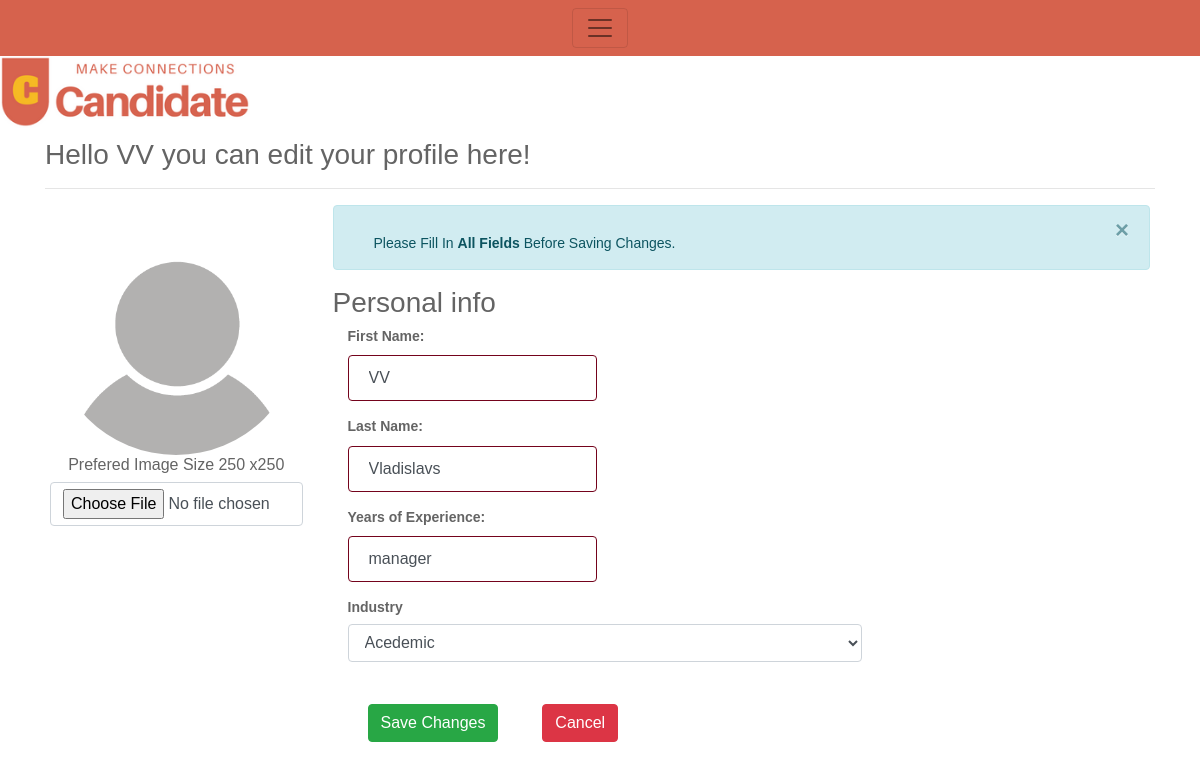
Screenshot of /editProfileCompany.php?cid=20 with the database file from the repository.
### tables this page shows
CREATE TABLE IF NOT EXISTS `company` (
  `cid` int(11) NOT NULL AUTO_INCREMENT,
  `name` varchar(100) NOT NULL,
  `username` varchar(100) NOT NULL,
  `industry` enum('it','retail','medical','manual labour') NOT NULL,
  `pwd` varchar(100) NOT NULL,
  `userPic` varchar(200) NOT NULL,
  `position` enum('manager','hr','recruiter','') NOT NULL,
  PRIMARY KEY (`cid`)
);

### editProfileCompany.php (the view, shortened to what this page needs)
<?php
include_once("/configs/dbh.php");
include 'header.php';
?>
<?php
$id = $_GET['cid'];
$result = mysqli_query($conn, "SELECT * FROM company WHERE cid=$id");
while($res = mysqli_fetch_array($result))
{
	$companyName = $res['name'];
	$userName = $res['username'];
	$positionType = $res['position'];
}
?>
<?php
	require_once 'configs/imageUploadConnection.php';
	if(isset($_GET['cid']) && !empty($_GET['cid']))
	{
		$id = $_GET['cid'];
		$stmt_edit = $conn->prepare('SELECT cid,name,username,industry,position,userPic FROM company WHERE cid =:uid');
		$stmt_edit->execute(array(':uid'=>$id));
		$edit_row = $stmt_edit->fetch(PDO::FETCH_ASSOC);
		extract($edit_row);
	}
	else
	{
		header("Location: companyprofile.php");
	}
				?>
<!doctype html>
<html lang="en">
<head>
</head>
<body>
<form method="post" enctype="multipart/form-data" class="form-horizontal" role="form">
	<div class="container">
    <h3>Hello <?php echo $companyName; ?> you can edit your profile here!</h3>
  	<hr>
	<div class="row">
      <div class="col-md-3">
        <div class="text-center">
		<img src="company_images/<?php echo $userPic; ?>" height="250" width="250" class="rounded-circle" alt="avatar" />
          <h6>Prefered Image Size 250 x250</h6>
          <input type="file" name="user_image" class="form-control" accept="image/*">
        </div>
	  </div>
	  <div class="col-md-9 personal-info">
        <div class="alert alert-info alert-dismissable">
          <a class="panel-close close" data-dismiss="alert">×</a>
          <i class="fa fa-coffee"></i>
          Please Fill In <strong>All Fields</strong> Before Saving Changes.
        </div>
		<h3>Personal info</h3>
		<div class="form-group">
            <label class="col-lg-3 control-label">First Name:</label>
            <div class="col-lg-8">
			<input class="form-control" type="text" name="company_Name" value="<?php echo $companyName; ?>" required />
            </div>
		</div>
		<div class="form-group">
            <label class="col-lg-3 control-label">Last Name:</label>
            <div class="col-lg-8">
			<input class="form-control" type="text" name="user_Name" value="<?php echo $userName; ?>" required />
            </div>
		</div>
		<div class="form-group">
            <label class="col-lg-3 control-label">Years of Experience:</label>
            <div class="col-lg-8">
			<input class="form-control" type="text" name="position_Type" value="<?php echo $positionType; ?>" required />
            </div>
		</div>
		<div class="form-group">
            <label class="col-lg-3 control-label">Industry</label>
            <div class="col-lg-8">
              <div class="ui-select">
                <select name="industry_Type" class="form-control">
                  <option value="academic">Acedemic</option>
                </select>
              </div>
            </div>
          </div>
	<div class="form-group">
            <label class="col-md-3 control-label"></label>
            <div class="col-md-8">
			<button type="submit" name="btn_save_updates" class="btn btn-success"> Save Changes</button>
              <button type="submit" name="cancel" class="btn btn-danger">Cancel </button>
            </div>
		  </div>
		  </div>
        </div>
		</div>
</form>
</body>
</html>

### rows the page displays
company: name "VV", userPic (placeholder picture), company_Name "VV", user_Name "Vladislavs", position_Type "manager"
